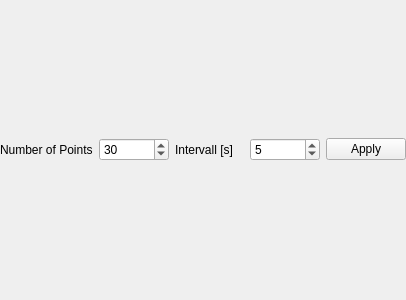
<?xml version="1.0" encoding="UTF-8"?>
<ui version="4.0">
 <class>Graph</class>
 <widget class="QWidget" name="Graph">
  <property name="geometry">
   <rect>
    <x>0</x>
    <y>0</y>
    <width>406</width>
    <height>300</height>
   </rect>
  </property>
  <property name="sizePolicy">
   <sizepolicy hsizetype="Expanding" vsizetype="Expanding">
    <horstretch>0</horstretch>
    <verstretch>0</verstretch>
   </sizepolicy>
  </property>
  <property name="windowTitle">
   <string>Form</string>
  </property>
  <layout class="QVBoxLayout" name="graphLayout">
   <property name="leftMargin">
    <number>0</number>
   </property>
   <property name="topMargin">
    <number>0</number>
   </property>
   <property name="rightMargin">
    <number>0</number>
   </property>
   <property name="bottomMargin">
    <number>0</number>
   </property>
   <item>
    <layout class="QHBoxLayout" name="horizontalLayout">
     <item>
      <widget class="QLabel" name="labelNumberOfPoints">
       <property name="text">
        <string>Number of Points</string>
       </property>
      </widget>
     </item>
     <item>
      <widget class="QSpinBox" name="spinBoxNumberOfPoints">
       <property name="minimum">
        <number>10</number>
       </property>
       <property name="maximum">
        <number>100</number>
       </property>
       <property name="value">
        <number>30</number>
       </property>
      </widget>
     </item>
     <item>
      <widget class="QLabel" name="labelIntervall">
       <property name="text">
        <string>Intervall [s]</string>
       </property>
      </widget>
     </item>
     <item>
      <widget class="QSpinBox" name="spinBoxIntervall">
       <property name="minimum">
        <number>1</number>
       </property>
       <property name="maximum">
        <number>3600</number>
       </property>
       <property name="value">
        <number>5</number>
       </property>
      </widget>
     </item>
     <item>
      <widget class="QPushButton" name="buttonApply">
       <property name="text">
        <string>Apply</string>
       </property>
      </widget>
     </item>
    </layout>
   </item>
  </layout>
 </widget>
 <resources/>
 <connections/>
</ui>
